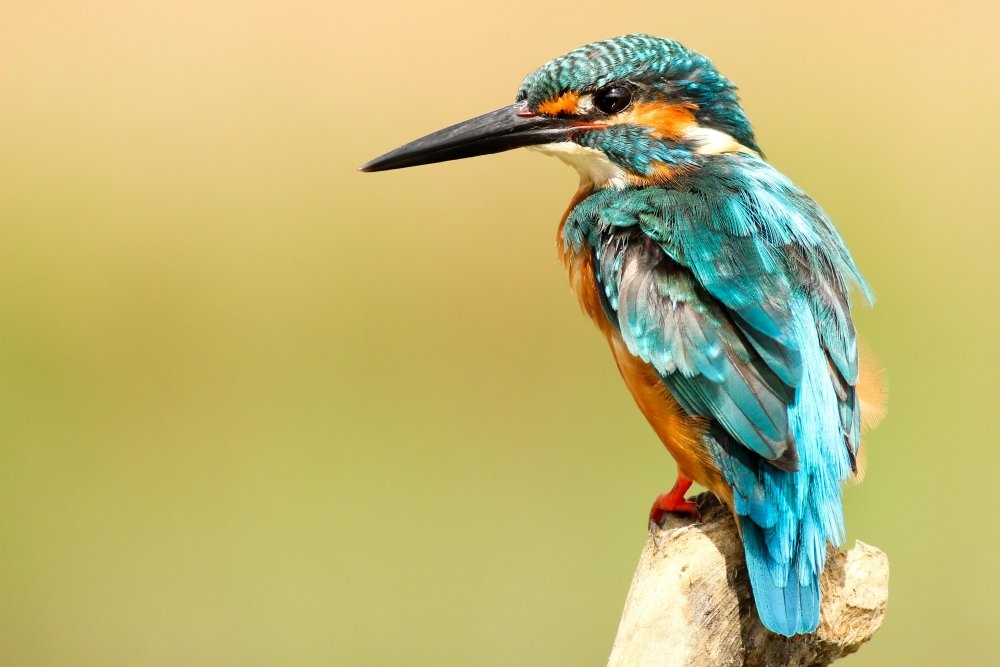
#> input picture data/bird.jpeg, 3000 x 2000 px (shown at 1/3 size)
$ python crop.py
#> lines starting #> are read from the running program, lines starting #| are printed output that depends on the picture
import os
import cv2

img = cv2.imread(os.path.join('.', 'data','bird.jpeg'))
#> img is the input picture: shape (2000, 3000, 3); mean B, G, R 117, 183.1, 191
print(img.shape)
#| (2000, 3000, 3)

x_start,y_start,x_end,y_end = 1000,100,2700,2000
# x_start,x_end = width (left to right)
# y_start,y_end = height (top to bottom)
cropped_img = img[y_start:y_end, x_start:x_end]
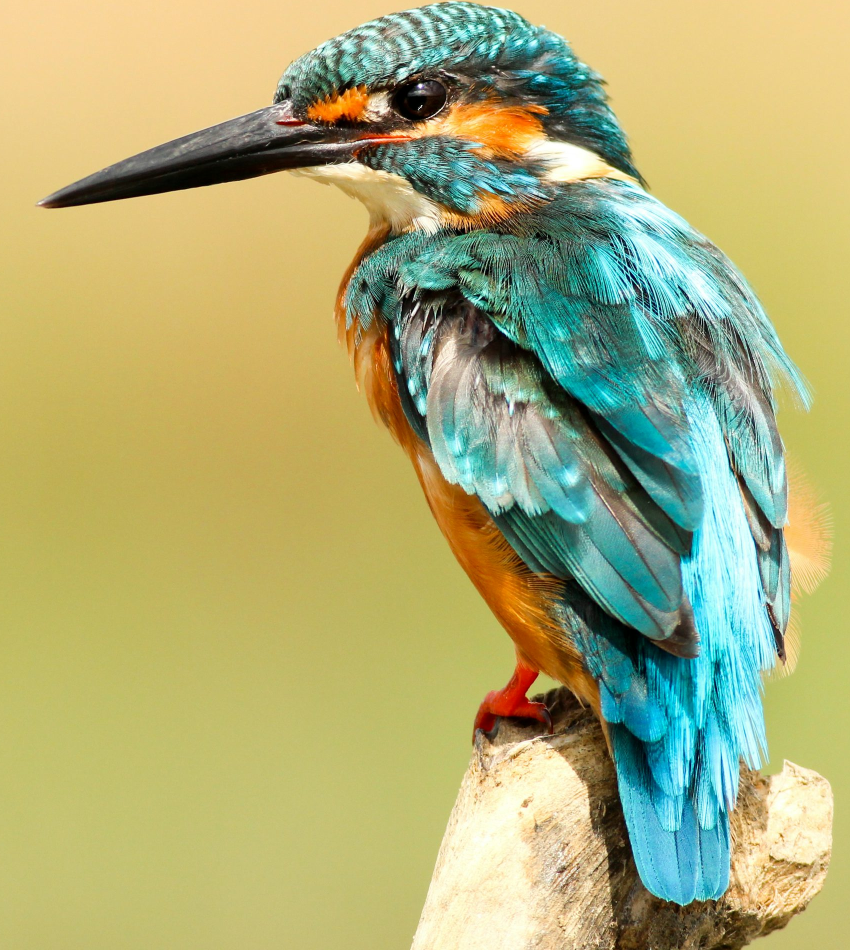
#> cropped_img: shape (1900, 1700, 3) (shown at 1/2 size); mean B, G, R 118.8, 173.6, 173.3
print(cropped_img.shape)
#| (1900, 1700, 3)

cv2.imshow('image' , img)
cv2.imshow('cropped_image' , cropped_img)
cv2.waitKey(0)
